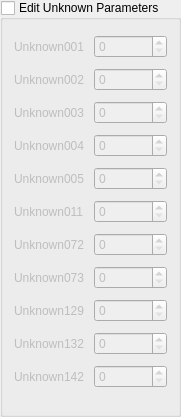
       <widget class="QGroupBox" name="Unknowns">
        <property name="geometry">
         <rect>
          <x>10</x>
          <y>120</y>
          <width>181</width>
          <height>417</height>
         </rect>
        </property>
        <property name="toolTip">
         <string>&lt;html&gt;&lt;head/&gt;&lt;body&gt;&lt;p&gt;These parameters are not yet figured out. They all range from 0 to int_max.&lt;/p&gt;&lt;/body&gt;&lt;/html&gt;</string>
        </property>
        <property name="title">
         <string>Edit Unknown Parameters</string>
        </property>
        <property name="checkable">
         <bool>true</bool>
        </property>
        <property name="checked">
         <bool>false</bool>
        </property>
        <layout class="QGridLayout" name="gridLayout_16">
         <item row="10" column="1">
          <widget class="QSpinBox" name="Unknown132">
           <property name="maximum">
            <number>65535</number>
           </property>
          </widget>
         </item>
         <item row="1" column="0">
          <widget class="QLabel" name="label_105">
           <property name="text">
            <string>Unknown002</string>
           </property>
          </widget>
         </item>
         <item row="7" column="0">
          <widget class="QLabel" name="label_112">
           <property name="text">
            <string>Unknown072</string>
           </property>
          </widget>
         </item>
         <item row="0" column="0">
          <widget class="QLabel" name="label_104">
           <property name="text">
            <string>Unknown001</string>
           </property>
          </widget>
         </item>
         <item row="5" column="0">
          <widget class="QLabel" name="label_108">
           <property name="text">
            <string>Unknown011</string>
           </property>
          </widget>
         </item>
         <item row="10" column="0">
          <widget class="QLabel" name="label_118">
           <property name="text">
            <string>Unknown132</string>
           </property>
          </widget>
         </item>
         <item row="9" column="0">
          <widget class="QLabel" name="label_116">
           <property name="text">
            <string>Unknown129</string>
           </property>
          </widget>
         </item>
         <item row="2" column="1">
          <widget class="QSpinBox" name="Unknown003">
           <property name="maximum">
            <number>65535</number>
           </property>
          </widget>
         </item>
         <item row="11" column="1">
          <widget class="QSpinBox" name="Unknown142">
           <property name="maximum">
            <number>65535</number>
           </property>
          </widget>
         </item>
         <item row="1" column="1">
          <widget class="QSpinBox" name="Unknown002">
           <property name="maximum">
            <number>65535</number>
           </property>
          </widget>
         </item>
         <item row="3" column="0">
          <widget class="QLabel" name="label_106">
           <property name="text">
            <string>Unknown004</string>
           </property>
          </widget>
         </item>
         <item row="4" column="1">
          <widget class="QSpinBox" name="Unknown005">
           <property name="maximum">
            <number>65535</number>
           </property>
          </widget>
         </item>
         <item row="3" column="1">
          <widget class="QSpinBox" name="Unknown004">
           <property name="maximum">
            <number>65535</number>
           </property>
          </widget>
         </item>
         <item row="5" column="1">
          <widget class="QSpinBox" name="Unknown011">
           <property name="maximum">
            <number>65535</number>
           </property>
          </widget>
         </item>
         <item row="7" column="1">
          <widget class="QSpinBox" name="Unknown072">
           <property name="maximum">
            <number>65535</number>
           </property>
          </widget>
         </item>
         <item row="0" column="1">
          <widget class="QSpinBox" name="Unknown001">
           <property name="maximum">
            <number>65535</number>
           </property>
          </widget>
         </item>
         <item row="9" column="1">
          <widget class="QSpinBox" name="Unknown129">
           <property name="maximum">
            <number>65535</number>
           </property>
          </widget>
         </item>
         <item row="8" column="1">
          <widget class="QSpinBox" name="Unknown073">
           <property name="maximum">
            <number>65535</number>
           </property>
          </widget>
         </item>
         <item row="11" column="0">
          <widget class="QLabel" name="label_115">
           <property name="text">
            <string>Unknown142</string>
           </property>
          </widget>
         </item>
         <item row="8" column="0">
          <widget class="QLabel" name="label_113">
           <property name="text">
            <string>Unknown073</string>
           </property>
          </widget>
         </item>
         <item row="2" column="0">
          <widget class="QLabel" name="label_107">
           <property name="text">
            <string>Unknown003</string>
           </property>
          </widget>
         </item>
         <item row="4" column="0">
          <widget class="QLabel" name="label_109">
           <property name="text">
            <string>Unknown005</string>
           </property>
          </widget>
         </item>
        </layout>
       </widget>
